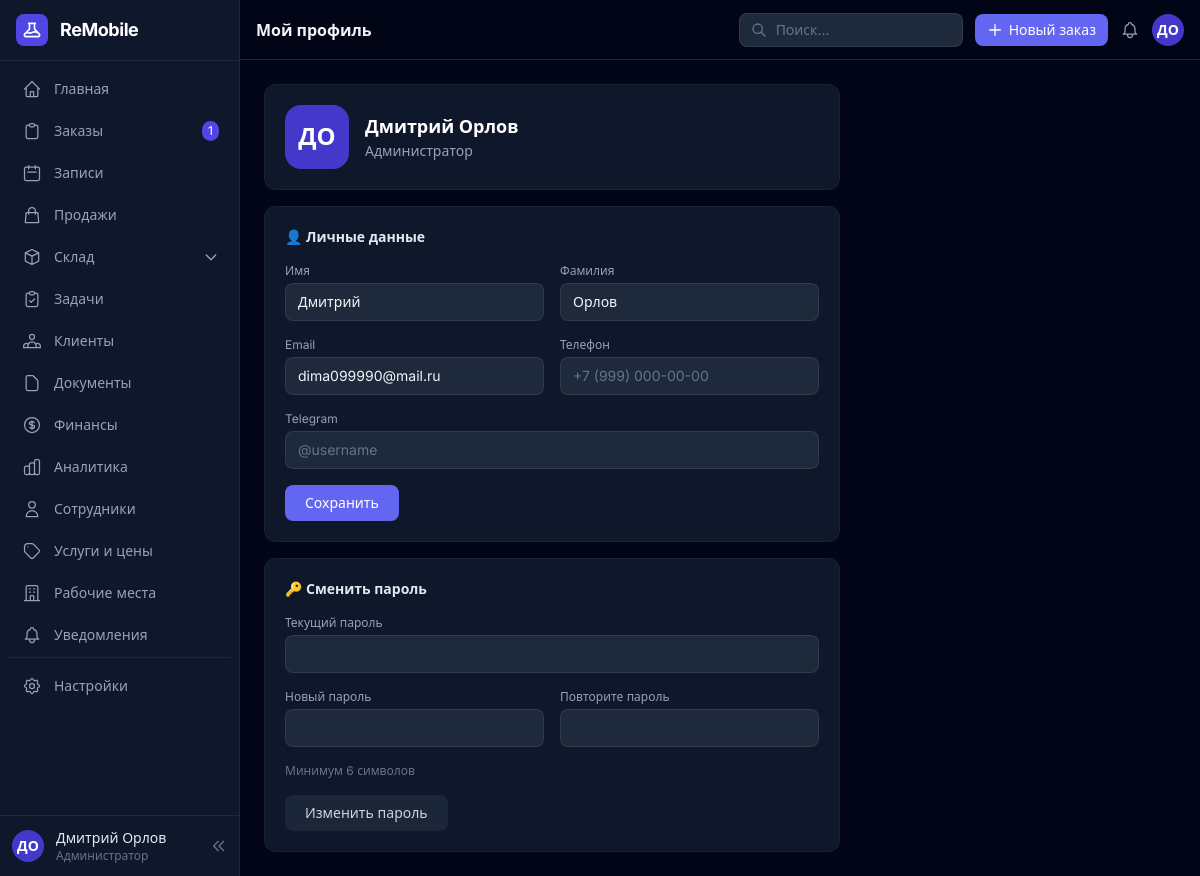
The app's page /crm/profile/ (signed in), older data.
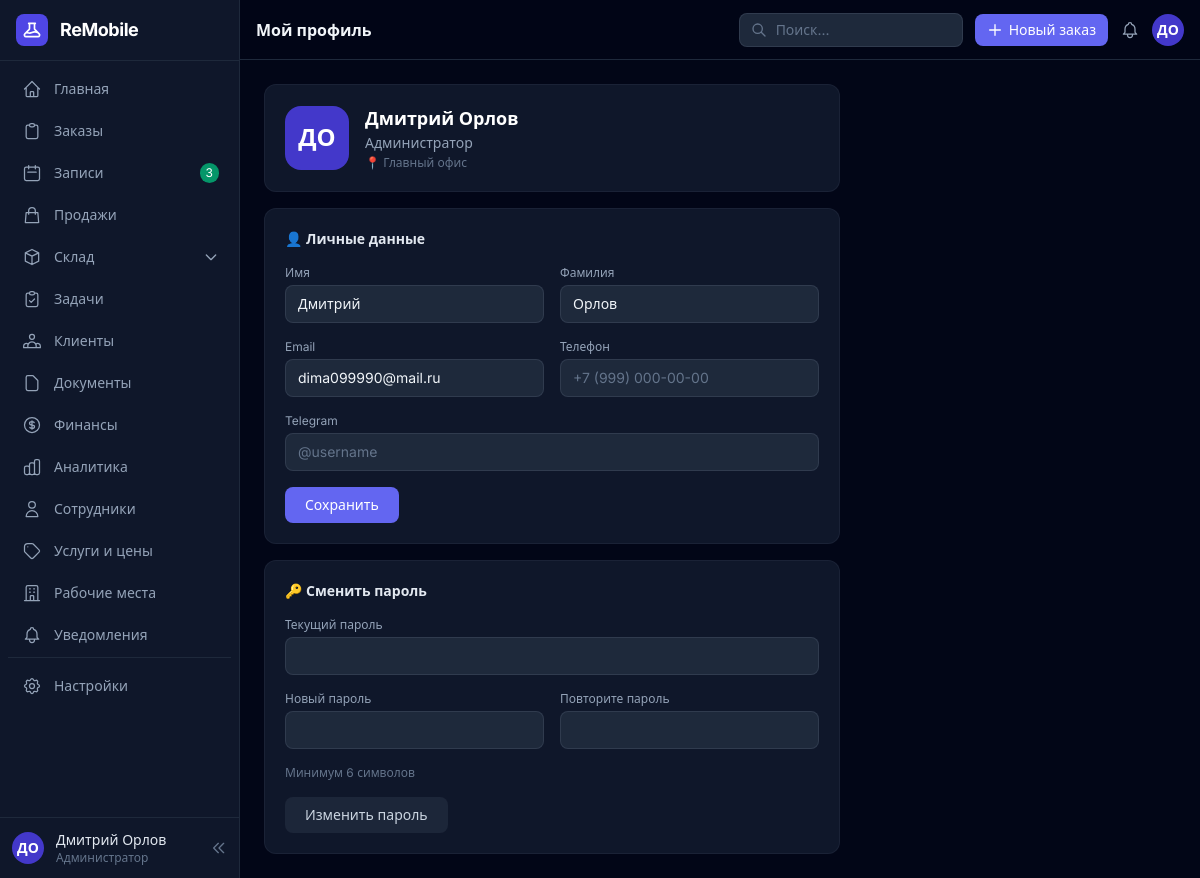
The same page, newer data.
### crm/models.py (models this page shows, shortened)
class UserProfile(models.Model):
    ROLES = [
        ('admin', 'Администратор'),
        ('manager', 'Менеджер'),
        ('master', 'Мастер'),
        ('employee', 'Сотрудник'),
    ]
    user = models.OneToOneField(User, on_delete=models.CASCADE, related_name='profile')
    role = models.CharField("Роль", max_length=20, choices=ROLES, default='employee')
    phone    = models.CharField("Телефон", max_length=30, blank=True)
    telegram = models.CharField("Telegram", max_length=100, blank=True)
    notes    = models.TextField("Заметки (только для админа)", blank=True)
    branch   = models.ForeignKey(Branch, on_delete=models.SET_NULL, null=True, blank=True,
                                 related_name='active_employees', verbose_name="Активный филиал сегодня")
    branches = models.ManyToManyField(Branch, blank=True,
                                      related_name='staff_profiles', verbose_name="Доступные филиалы")
    photo    = models.ImageField("Фото", upload_to='employees/', blank=True, null=True)
    repair_percent = models.DecimalField("% с ремонтов", max_digits=5, decimal_places=2, default=Decimal('0'))
    accessory_percent = models.DecimalField("% с аксессуаров", max_digits=5, decimal_places=2, default=Decimal('0'))
    base_salary = models.DecimalField("Оклад", max_digits=10, decimal_places=2, default=Decimal('0'))
    is_active = models.BooleanField("Активен", default=True)
    class Meta:
        verbose_name = "Профиль сотрудника"
        verbose_name_plural = "Профили сотрудников"

class Branch(models.Model):
    name = models.CharField("Название", max_length=200)
    address = models.CharField("Адрес", max_length=300, blank=True)
    phone = models.CharField("Телефон", max_length=30, blank=True)
    email = models.EmailField("Email", blank=True)
    is_active = models.BooleanField("Активен", default=True)
    created_at = models.DateTimeField(auto_now_add=True)
    class Meta:
        verbose_name = "Филиал"
        verbose_name_plural = "Филиалы"
        ordering = ['name']

### crm/views.py (the view, shortened to what this page needs)
# urls.py: path('profile/', views.my_profile, name='my_profile'),
@crm_required
def my_profile(request):
    user    = request.user
    profile = getattr(user, 'profile', None)
    my_branches = profile.branches.all() if profile else []
    return render(request, 'crm/employees/profile.html', {
        'profile': profile,
        'my_branches': my_branches,
    })

### core/context_processors.py (called while the page is built)
def site_settings(request):
    return {'site': SiteSettings.get()}

### core/models.py (called while the page is built)
    @classmethod
    def get(cls):
        obj, _ = cls.objects.get_or_create(pk=1)
        return obj

### templates/crm/employees/profile.html (shortened to what this page needs)
{% extends 'crm/base.html' %}
{% block page_title %}Мой профиль{% endblock %}
{% block content %}
<div class="max-w-xl space-y-4">
  <div class="card p-5 flex items-center gap-4">
    <div class="w-16 h-16 bg-indigo-700 rounded-2xl flex items-center justify-center text-2xl font-bold text-white flex-shrink-0">
      {{ request.user.first_name|first|upper }}{{ request.user.last_name|first|upper }}
    </div>
    <div>
      <p class="text-lg font-semibold text-white">{{ request.user.get_full_name|default:request.user.username }}</p>
      <p class="text-sm text-slate-400">{{ profile.get_role_display }}</p>
      {% if profile.branch %}<p class="text-xs text-slate-500 mt-0.5">📍 {{ profile.branch.name }}</p>{% endif %}
    </div>
  </div>
  <div class="card p-5">
    <h2 class="text-sm font-semibold text-slate-200 mb-4">👤 Личные данные</h2>
    <form method="post" class="space-y-4">
      <div class="grid grid-cols-2 gap-4">
        <div>
          <label class="text-xs text-slate-400 mb-1 block">Имя</label>
          <input type="text" name="first_name" value="{{ request.user.first_name }}"
                 class="input-dark w-full px-3 py-2 text-sm">
        </div>
        <div>
          <label class="text-xs text-slate-400 mb-1 block">Фамилия</label>
          <input type="text" name="last_name" value="{{ request.user.last_name }}"
                 class="input-dark w-full px-3 py-2 text-sm">
        </div>
        <div>
          <label class="text-xs text-slate-400 mb-1 block">Email</label>
          <input type="email" name="email" value="{{ request.user.email }}"
                 class="input-dark w-full px-3 py-2 text-sm">
        </div>
        <div>
          <label class="text-xs text-slate-400 mb-1 block">Телефон</label>
          <input type="text" name="phone" value="{{ profile.phone|default:'' }}"
                 placeholder="+7 (999) 000-00-00" class="input-dark w-full px-3 py-2 text-sm">
        </div>
        <div class="col-span-2">
          <label class="text-xs text-slate-400 mb-1 block">Telegram</label>
          <input type="text" name="telegram" value="{{ profile.telegram|default:'' }}"
                 placeholder="@username" class="input-dark w-full px-3 py-2 text-sm">
        </div>
      </div>
      <button type="submit" class="btn-primary px-5 py-2 text-sm">Сохранить</button>
    </form>
  </div>
  <div class="card p-5">
    <h2 class="text-sm font-semibold text-slate-200 mb-4">🔑 Сменить пароль</h2>
    <form method="post" class="space-y-4">
      <div>
        <label class="text-xs text-slate-400 mb-1 block">Текущий пароль</label>
        <input type="password" name="old_password" required
               class="input-dark w-full px-3 py-2 text-sm" autocomplete="current-password">
      </div>
      <div class="grid grid-cols-2 gap-4">
        <div>
          <label class="text-xs text-slate-400 mb-1 block">Новый пароль</label>
          <input type="password" name="new_password" required minlength="6"
                 class="input-dark w-full px-3 py-2 text-sm" autocomplete="new-password">
        </div>
        <div>
          <label class="text-xs text-slate-400 mb-1 block">Повторите пароль</label>
          <input type="password" name="new_password2" required minlength="6"
                 class="input-dark w-full px-3 py-2 text-sm" autocomplete="new-password">
        </div>
      </div>
      <p class="text-xs text-slate-500">Минимум 6 символов</p>
      <button type="submit" class="btn-secondary px-5 py-2 text-sm">Изменить пароль</button>
    </form>
  </div>
</div>
{% endblock %}

### templates/crm/base.html (shortened to what the changed rows need)
<!DOCTYPE html>
<html lang="ru" class="dark">
<head>
<script src="https://cdn.tailwindcss.com"></script>
</head>
<body class="bg-slate-950 text-slate-100 min-h-screen" x-data="{ sidebarOpen: true, mobileOpen: false }">
<aside :class="sidebarOpen ? 'w-60' : 'w-16'"
       class="fixed left-0 top-0 h-screen bg-slate-900 border-r border-slate-800 flex flex-col z-40 transition-all duration-200 hidden lg:flex overflow-hidden">
  <nav class="flex-1 overflow-y-auto py-2 px-2 space-y-0.5">
    <a href="{% url 'crm:repair_list' %}"
       class="sidebar-link flex items-center gap-3 px-3 py-2.5 rounded-lg text-slate-400 border-l-2 border-transparent {% if 'repair' in request.resolver_match.url_name %}active{% endif %}">
      <svg class="w-5 h-5 flex-shrink-0" fill="none" stroke="currentColor" viewBox="0 0 24 24"><path stroke-linecap="round" stroke-linejoin="round" stroke-width="1.5" d="M9 5H7a2 2 0 00-2 2v12a2 2 0 002 2h10a2 2 0 002-2V7a2 2 0 00-2-2h-2M9 5a2 2 0 002 2h2a2 2 0 002-2M9 5a2 2 0 012-2h2a2 2 0 012 2"/></svg>
      <span x-show="sidebarOpen" class="text-sm whitespace-nowrap flex-1">Заказы</span>
      {% if open_orders_count %}
      <span x-show="sidebarOpen" class="bg-indigo-600 text-white text-xs px-1.5 py-0.5 rounded-full">{{ open_orders_count }}</span>
      {% endif %}
    </a>
    <a href="{% url 'crm:appointment_list' %}"
       class="sidebar-link flex items-center gap-3 px-3 py-2.5 rounded-lg text-slate-400 border-l-2 border-transparent {% if 'appointment' in request.resolver_match.url_name %}active{% endif %}">
      <svg class="w-5 h-5 flex-shrink-0" fill="none" stroke="currentColor" viewBox="0 0 24 24"><path stroke-linecap="round" stroke-linejoin="round" stroke-width="1.5" d="M8 7V3m8 4V3m-9 8h10M5 21h14a2 2 0 002-2V7a2 2 0 00-2-2H5a2 2 0 00-2 2v12a2 2 0 002 2z"/></svg>
      <span x-show="sidebarOpen" class="text-sm whitespace-nowrap flex-1">Записи</span>
      {% if new_appointments_count %}<span x-show="sidebarOpen" class="bg-emerald-600 text-white text-xs px-1.5 py-0.5 rounded-full">{{ new_appointments_count }}</span>{% endif %}
    </a>
  </nav>
</aside>
<div :class="sidebarOpen ? 'lg:ml-60' : 'lg:ml-16'" class="transition-all duration-200 min-h-screen flex flex-col">
  <header class="sticky top-0 z-30 bg-slate-950/90 backdrop-blur-sm border-b border-slate-800 flex items-center px-4 py-3 gap-3 min-h-[60px]">
    <h1 class="text-base font-semibold text-slate-100 hidden sm:block">{% block page_title %}{% endblock %}</h1>
  </header>
  <main class="flex-1 p-4 lg:p-6">
    {% block content %}{% endblock %}
  </main>
</div>
</body>
</html>

Row changes from the older to the newer data that the page shows:
changed UserProfile "Администратор": branch_id empty → 1 (drawn); branch.name (not shown) → "Главный офис"
Text that changed along with them:
{{ new_appointments_count }}: (not shown) → "3"
{{ open_orders_count }}: "1" → (not shown)
